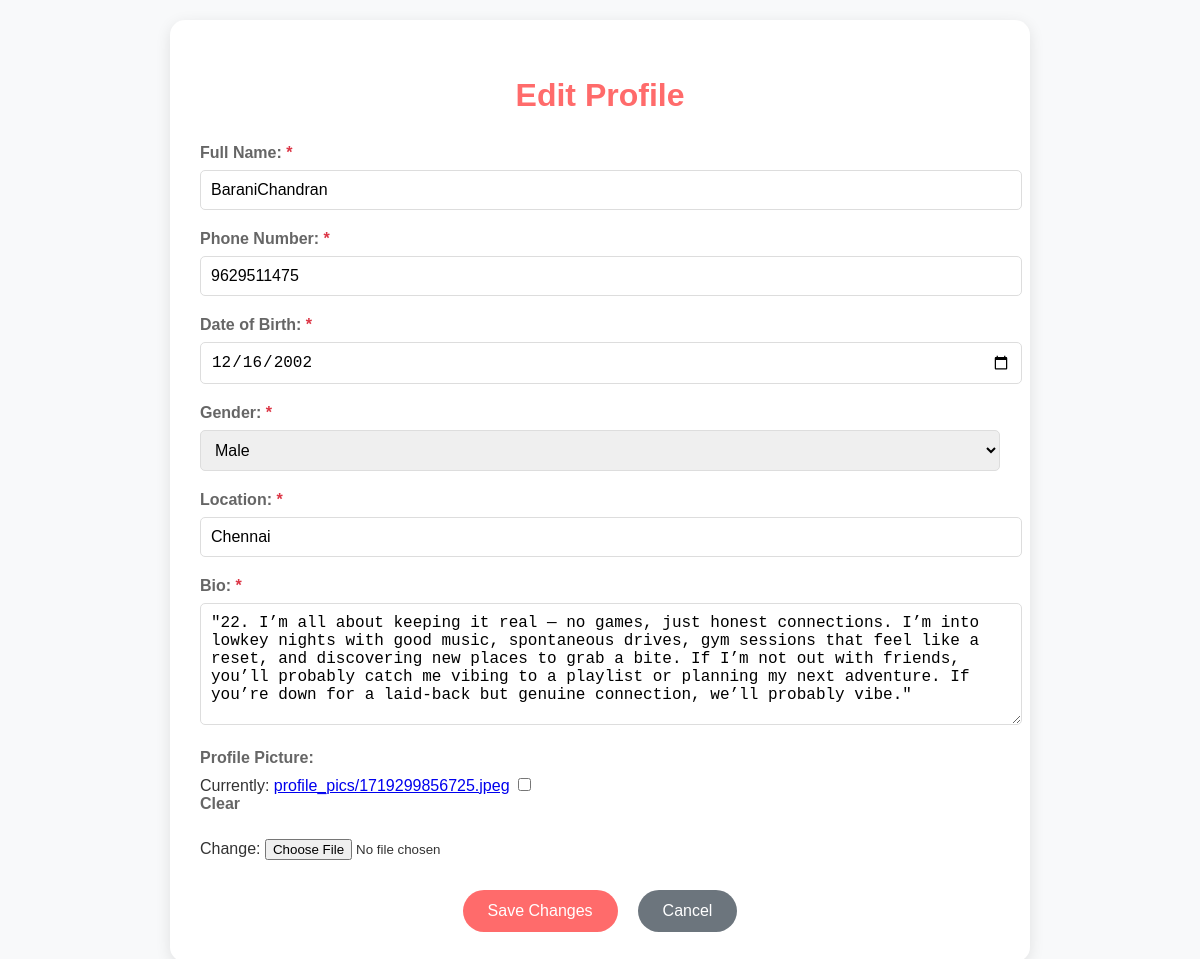
Screenshot of /profile/edit/ (signed in) with the database file from the repository.
### accounts/models.py (models this page shows, shortened)
class CustomUser(AbstractUser):
    is_email_verified = models.BooleanField(default=False)
    name = models.CharField(max_length=150, blank=True)
    email = models.EmailField(unique=True)
    USERNAME_FIELD = 'email'
    REQUIRED_FIELDS = ['name']

class Profile(models.Model):
    GENDER_CHOICES = [
        ('M', 'Male'),
        ('F', 'Female'),
    ]
    user = models.OneToOneField(CustomUser, on_delete=models.CASCADE)
    phone_number = models.CharField(max_length=15,null=True, blank=True,unique=True)
    dob = models.DateField(null=True, blank=True)
    age = models.PositiveIntegerField(editable=False)
    gender = models.CharField(max_length=1, choices=GENDER_CHOICES)
    location = models.CharField(max_length=255)
    bio = models.TextField(blank=False)
    profile_picture = models.ImageField(upload_to='profile_pics', null=True, blank=True)

### accounts/views.py (the view)
# urls.py: path('profile/edit/', views.profile_edit, name='profile_edit'),
@login_required
def profile_edit(request):
    profile = Profile.objects.get(user=request.user)
    if request.method == 'POST':
        user_form = UserEditForm(request.POST, instance=request.user)
        profile_form = ProfileForm(request.POST, request.FILES, instance=profile)
        if user_form.is_valid() and profile_form.is_valid():
            user_form.save()
            profile_form.save()
            return redirect('profile')
    else:
        user_form = UserEditForm(instance=request.user)
        profile_form = ProfileForm(instance=profile)
    return render(request, 'profile_edit.html', {
        'user_form': user_form,
        'profile_form': profile_form
    })

### accounts/forms.py
class UserEditForm(forms.ModelForm):
    class Meta:
        model = CustomUser
        fields = ['name']

class ProfileForm(forms.ModelForm):
    dob = forms.DateField(widget=forms.DateInput(attrs={'type': 'date'}),required=True)
    class Meta:
        model = Profile
        fields = ['phone_number', 'dob', 'gender', 'location', 'bio', 'profile_picture']

### accounts/templates/profile_edit.html (shortened to what this page needs)
<!DOCTYPE html>
<html lang="en">
<head>
</head>
<body>
    <div class="container">
        <h2>Edit Profile</h2>
        <form method="POST" enctype="multipart/form-data">
            <div class="form-group">
                <label for="{{ user_form.name.id_for_label }}" class="required">Full Name:</label>
                {{ user_form.name }}
            </div>
            <div class="form-group">
                <label for="{{ profile_form.phone_number.id_for_label }}" class="required">Phone Number:</label>
                {{ profile_form.phone_number }}
            </div>
            <div class="form-group">
                <label for="{{ profile_form.dob.id_for_label }}" class="required">Date of Birth:</label>
                {{ profile_form.dob }}
            </div>
            <div class="form-group">
                <label for="{{ profile_form.gender.id_for_label }}" class="required">Gender:</label>
                {{ profile_form.gender }}
            </div>
            <div class="form-group">
                <label for="{{ profile_form.location.id_for_label }}" class="required">Location:</label>
                {{ profile_form.location }}
            </div>
            <div class="form-group">
                <label for="{{ profile_form.bio.id_for_label }}" class="required">Bio:</label>
                {{ profile_form.bio }}
            </div>
            <div class="form-group">
                <label for="{{ profile_form.profile_picture.id_for_label }}">Profile Picture:</label>
                {{ profile_form.profile_picture }}
            </div>
            <div class="action-buttons">
                <button type="submit" class="btn btn-primary">Save Changes</button>
                <a href="{% url 'profile' %}" class="btn btn-secondary">Cancel</a>
            </div>
        </form>
    </div>
</body>
</html>

### accounts/templates/profile_edit.html (style rules this page uses)
body { font-family: 'Arial', sans-serif; background-color: #f8f9fa; margin: 0; padding: 20px; color: #333; }
.container { max-width: 800px; margin: 0 auto; background: white; padding: 30px; border-radius: 15px; box-shadow: 0 4px 15px rgba(0,0,0,0.1); }
h2 { color: #ff6b6b; margin-bottom: 30px; text-align: center; font-size: 2rem; }
.form-group { margin-bottom: 20px; }
label { display: block; margin-bottom: 8px; font-weight: bold; color: #666; }
input[type="text"], input[type="date"], input[type="tel"], textarea, select { width: 100%; padding: 10px; border: 1px solid #ddd; border-radius: 5px; font-size: 1rem; }
textarea { height: 100px; resize: vertical; }
.btn { padding: 12px 25px; border: none; border-radius: 25px; font-size: 1rem; cursor: pointer; transition: all 0.3s ease; text-decoration: none; display: inline-flex; align-items: center; gap: 8px; }
.btn-primary { background: #ff6b6b; color: white; }
.btn-secondary { background: #6c757d; color: white; }
.action-buttons { display: flex; justify-content: center; gap: 20px; margin-top: 30px; }
.required::after { content: " *"; color: #dc3545; }

### rows the page displays
CustomUser: name "BaraniChandran"
Profile: phone_number "9629511475", dob "12/16/2002", gender "Male", location "Chennai", bio "\"22. I’m all about keeping it real — no games, just honest connections. I’m into lowkey nights with good music, spontaneous drives, gym sessions that feel like a reset, and discovering new places to grab a bite. If I’m not out with friends, you’ll probably catch me vibing to a playlist or planning my next adventure. If you’re down for a laid-back but genuine connection, we’ll probably vibe.\""
